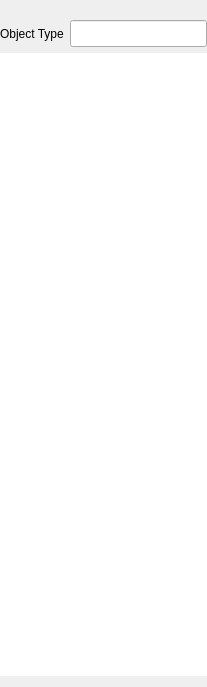
<?xml version="1.0" encoding="UTF-8"?>
<ui version="4.0">
 <class>AnyInspector</class>
 <widget class="QFrame" name="AnyInspector">
  <property name="geometry">
   <rect>
    <x>0</x>
    <y>0</y>
    <width>207</width>
    <height>687</height>
   </rect>
  </property>
  <property name="windowTitle">
   <string>Frame</string>
  </property>
  <layout class="QVBoxLayout" name="verticalLayout">
   <property name="sizeConstraint">
    <enum>QLayout::SetMaximumSize</enum>
   </property>
   <property name="leftMargin">
    <number>0</number>
   </property>
   <property name="rightMargin">
    <number>0</number>
   </property>
   <item>
    <widget class="QFrame" name="frame">
     <property name="sizePolicy">
      <sizepolicy hsizetype="Preferred" vsizetype="Maximum">
       <horstretch>0</horstretch>
       <verstretch>0</verstretch>
      </sizepolicy>
     </property>
     <property name="frameShape">
      <enum>QFrame::NoFrame</enum>
     </property>
     <property name="frameShadow">
      <enum>QFrame::Plain</enum>
     </property>
     <layout class="QHBoxLayout" name="horizontalLayout">
      <property name="leftMargin">
       <number>0</number>
      </property>
      <property name="rightMargin">
       <number>0</number>
      </property>
      <property name="bottomMargin">
       <number>0</number>
      </property>
      <item>
       <widget class="QLabel" name="label">
        <property name="styleSheet">
         <string notr="true"/>
        </property>
        <property name="text">
         <string>Object Type</string>
        </property>
        <property name="buddy">
         <cstring>nameField</cstring>
        </property>
       </widget>
      </item>
      <item>
       <widget class="QLineEdit" name="nameField">
        <property name="styleSheet">
         <string notr="true">font-size: 12pt;</string>
        </property>
        <property name="readOnly">
         <bool>true</bool>
        </property>
       </widget>
      </item>
     </layout>
    </widget>
   </item>
   <item>
    <widget class="QTextEdit" name="contentField">
     <property name="styleSheet">
      <string notr="true">font-size: 10pt;
</string>
     </property>
     <property name="frameShape">
      <enum>QFrame::NoFrame</enum>
     </property>
     <property name="lineWrapMode">
      <enum>QTextEdit::NoWrap</enum>
     </property>
     <property name="readOnly">
      <bool>true</bool>
     </property>
    </widget>
   </item>
  </layout>
 </widget>
 <resources/>
 <connections/>
</ui>
